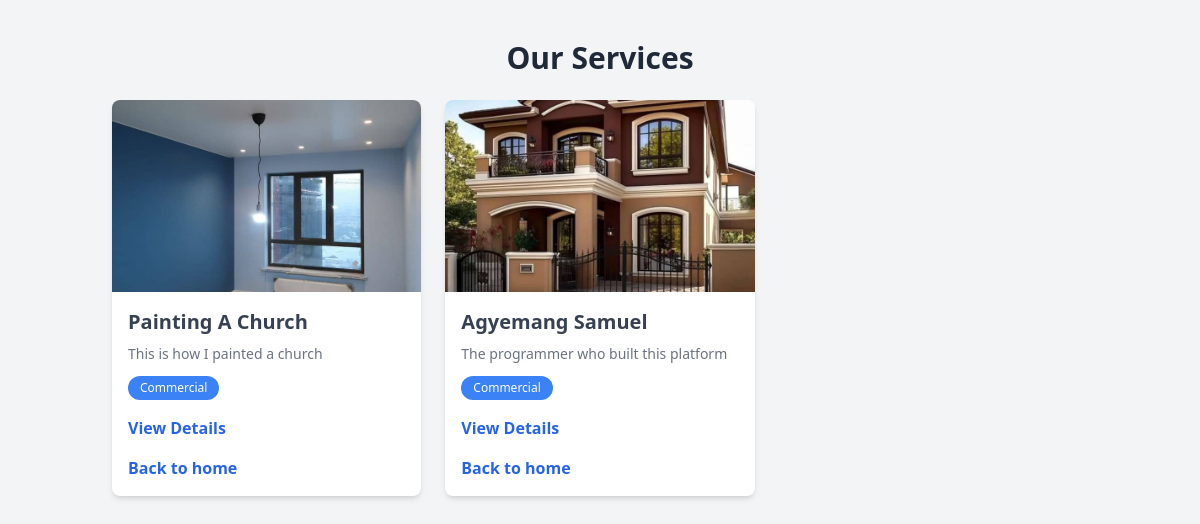
Page /DisplayService/ on the committed database.
### paint/models.py (models this page shows, shortened)
class Service(models.Model):
    service_id = IntegerIDField(unique=True, editable=False, primary_key=True)
    name = models.CharField(max_length=255)
    description = models.TextField()
    category = models.CharField(max_length=20, choices=SERVICE_CATEGORIES)
    image = models.ImageField(upload_to='services/')
    created_by = models.ForeignKey(User, on_delete=models.SET_NULL, null=True, blank=True, related_name='services')
    created_at = models.DateTimeField(auto_now_add=True, null=True)

### paint/views.py (the view)
# urls.py: path('DisplayService/', DisplayService.as_view(), name='display_service'),
class DisplayService(ListView):
    model = Service
    template_name = 'service_lists.html'
    context_object_name = 'services'
    def get_context_data(self, **kwargs):
        context = super().get_context_data(**kwargs)
        context['page_name'] = 'services'
        context['list_name'] = 'services_lists'
        return context
    def get_queryset(self):
        return Service.objects.filter(created_at__lt=timezone.now()).order_by('created_at')

### paint/templates/service_lists.html (shortened to what this page needs)
<!DOCTYPE html>
<html lang="en">
<head>
    <script src="https://cdn.tailwindcss.com"></script>
</head>
<body class="bg-gray-100">
    <div class="container mx-auto py-10 px-6">
        <h1 class="text-3xl font-bold text-center text-gray-800 mb-6">Our Services</h1>
        <div class="grid md:grid-cols-3 sm:grid-cols-2 grid-cols-1 gap-6">
            {% for service in services %}
            <div class="bg-white rounded-lg shadow-md overflow-hidden hover:shadow-xl transition-shadow duration-300">
                <img src="{{ service.image.url }}" alt="{{ service.name }}" class="w-full h-48 object-cover">
                <div class="p-4">
                    <h2 class="text-xl font-semibold text-gray-700">{{ service.name }}</h2>
                    <p class="text-gray-500 text-sm mt-2">{{ service.description|truncatewords:20 }}</p>
                    <span class="inline-block bg-blue-500 text-white text-xs px-3 py-1 rounded-full mt-3">{{ service.category }}</span>
                    <a href="{% url 'service_detail' service.service_id %}" class="block text-blue-600 mt-4 font-semibold hover:underline">View Details</a>
                    {% if request.user.is_authenticated %}
                    <a href="{% url 'admin_dashboard'  %}" class="block text-blue-600 mt-4 font-semibold hover:underline">Back to dashboard</a>
                    {% else %}
                    <a href="{% url 'home'  %}" class="block text-blue-600 mt-4 font-semibold hover:underline">Back to home</a>
                    {% endif %}
                </div>
            </div>
            {% empty %}
            <p class="text-center col-span-3 text-gray-500">No services available at the moment.</p>
            {% endfor %}
        </div>
    </div>
</body>
</html>

### rows in the picture
Service: image (picture), name "Painting A Church", description "This is how I painted a church", category "Commercial"
Service: image (picture), name "Agyemang Samuel", description "The programmer who built this platform", category "Commercial"
